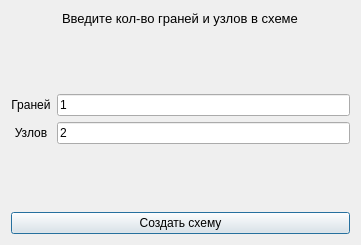
<?xml version="1.0" encoding="UTF-8"?>
<ui version="4.0">
 <class>PQ</class>
 <widget class="QDialog" name="PQ">
  <property name="geometry">
   <rect>
    <x>0</x>
    <y>0</y>
    <width>361</width>
    <height>245</height>
   </rect>
  </property>
  <property name="windowTitle">
   <string>Dialog</string>
  </property>
  <layout class="QVBoxLayout" name="verticalLayout">
   <item alignment="Qt::AlignHCenter">
    <widget class="QLabel" name="label">
     <property name="font">
      <font>
       <pointsize>10</pointsize>
      </font>
     </property>
     <property name="text">
      <string>Введите кол-во граней и узлов в схеме</string>
     </property>
    </widget>
   </item>
   <item>
    <spacer name="verticalSpacer">
     <property name="orientation">
      <enum>Qt::Vertical</enum>
     </property>
     <property name="sizeHint" stdset="0">
      <size>
       <width>20</width>
       <height>44</height>
      </size>
     </property>
    </spacer>
   </item>
   <item>
    <layout class="QGridLayout" name="gridLayout">
     <item row="0" column="0">
      <widget class="QLabel" name="label_2">
       <property name="font">
        <font>
         <pointsize>9</pointsize>
        </font>
       </property>
       <property name="text">
        <string>Граней</string>
       </property>
       <property name="alignment">
        <set>Qt::AlignCenter</set>
       </property>
      </widget>
     </item>
     <item row="0" column="1">
      <widget class="QLineEdit" name="ribs">
       <property name="text">
        <string>1</string>
       </property>
      </widget>
     </item>
     <item row="1" column="0">
      <widget class="QLabel" name="label_3">
       <property name="font">
        <font>
         <pointsize>9</pointsize>
        </font>
       </property>
       <property name="text">
        <string>Узлов</string>
       </property>
       <property name="alignment">
        <set>Qt::AlignCenter</set>
       </property>
      </widget>
     </item>
     <item row="1" column="1">
      <widget class="QLineEdit" name="nodes">
       <property name="text">
        <string>2</string>
       </property>
      </widget>
     </item>
    </layout>
   </item>
   <item>
    <spacer name="verticalSpacer_2">
     <property name="orientation">
      <enum>Qt::Vertical</enum>
     </property>
     <property name="sizeHint" stdset="0">
      <size>
       <width>20</width>
       <height>43</height>
      </size>
     </property>
    </spacer>
   </item>
   <item>
    <widget class="QPushButton" name="createNew">
     <property name="font">
      <font>
       <pointsize>9</pointsize>
      </font>
     </property>
     <property name="text">
      <string>Создать схему</string>
     </property>
    </widget>
   </item>
  </layout>
 </widget>
 <resources/>
 <connections/>
</ui>
